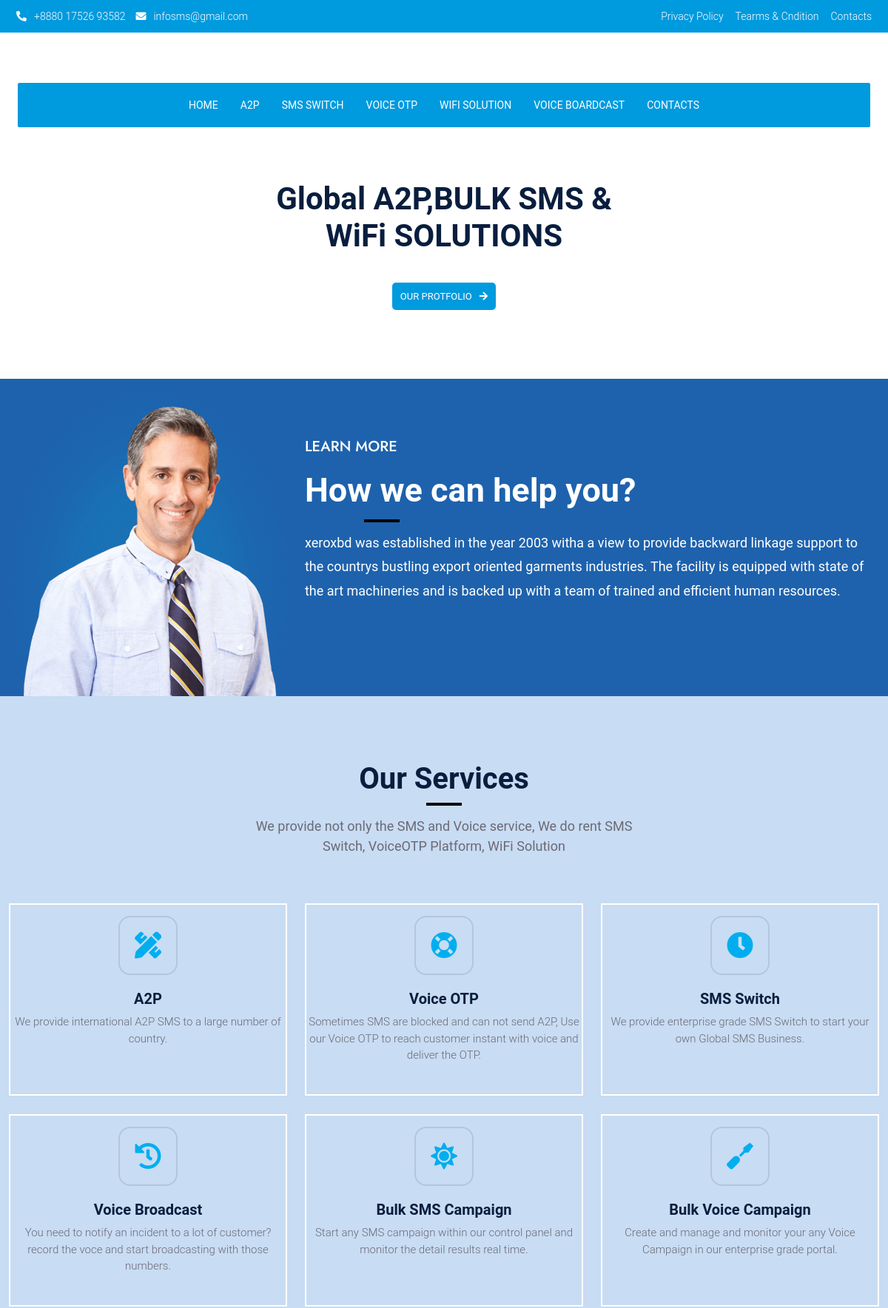
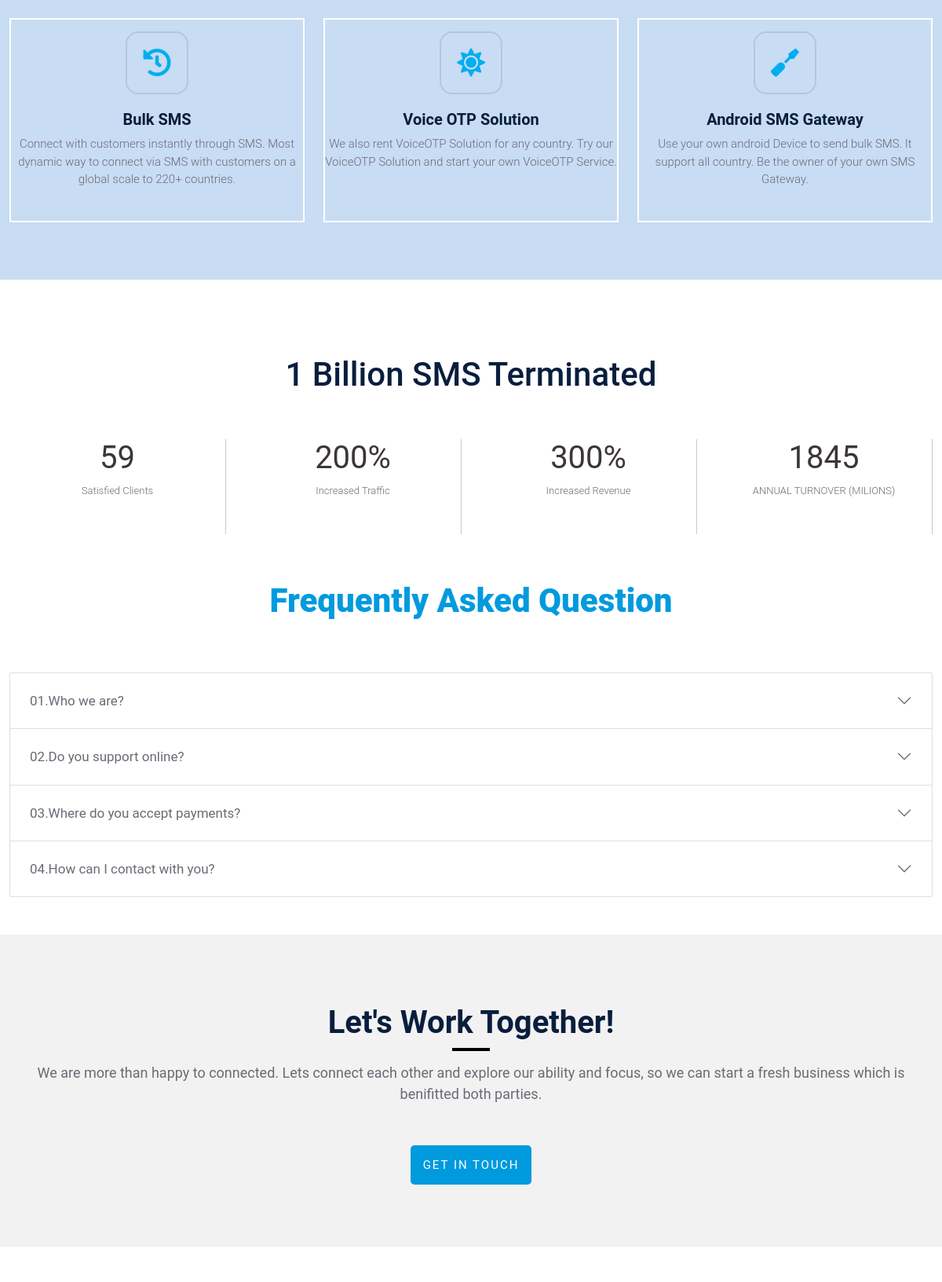
The page / (upper part) on the database its author committed (2 pictures, top to bottom).
### sms/models.py (models this page shows, shortened)
class Contact_information(models.Model):
    phone_no = models.CharField(null=True, max_length=20)
    email_address = models.EmailField(null=True, max_length=50)
    address = models.TextField(max_length=200, null=True)
    header_ph_no = models.CharField(null=True, max_length=20)
    header_email = models.EmailField(null=True, max_length=50)
    logo = models.ImageField(null=True, default="avatar.svg")
    class Meta:
        verbose_name_plural = "Contact Information"

class Home_body_content(models.Model):
    top_title1 = models.CharField(null=True, max_length=40)
    top_title2 = models.CharField(null=True, max_length=40)
    help_title = models.CharField(null=True, max_length=40)
    details = models.TextField(null=True)
    picture = models.ImageField(null=True, default="avatar.svg")
    bottom_title = models.CharField(null=True, max_length=50)
    bottom_details = models.CharField(null=True, max_length=200)
    class Meta:
        verbose_name_plural = "Home Body Content"

class Home_Service(models.Model):
    service_title = models.CharField(max_length=60, null=True)
    service_details = models.TextField(null=True)
    service_icone = models.CharField(max_length=60, null=True)
    class Meta:
        verbose_name_plural = "Home Services"

class Home_SMS_Terminated(models.Model):
    Terminated_title = models.CharField(max_length=48, null=True)
    Satisfied_Clients = models.CharField(max_length=7, null=True)
    Increased_Traffic = models.CharField(max_length=7, null=True)
    Increased_Revenue = models.CharField(max_length=7, null=True)
    ANNUAL_TURNOVER = models.CharField(max_length=7, null=True)
    class Meta:
        verbose_name_plural = "Home SMS Terminated"

class Home_Question(models.Model):
    question = models.CharField(max_length=150, null=True)
    answer = models.TextField(null=True)
    class Meta:
        verbose_name_plural = "Home Question"

### sms/views.py (the view)
# urls.py: path('', views.home, name="home"),
def home(request):
    homebody = Home_body_content.objects.all()[0:1]
    conntact = Contact_information.objects.all()[0:1]
    headQuater = Contact_Headquarter.objects.all()[0:1]
    homeTerminat = Home_SMS_Terminated.objects.all()[0:1]
    homeQuestion = Home_Question.objects.all()
    homeService = Home_Service.objects.all()
    context = {'homebody': homebody, 'conntact': conntact,
               'homeQuestion': homeQuestion,
               'homeService': homeService,
               'headQuater': headQuater,
               'homeTerminat': homeTerminat
               }
    return render(request, 'base/home.html', context)

### sms/templates/base/home.html (shortened to what this page needs)
{% extends 'main.html' %}
{% load static %}
{% block content %}
        <div class="container">
            <div class="row">
                <div class="col-md-12">
                    {% for homebody in homebody %}
                    <div class="slider-area">
                        <h2>{{homebody.top_title1}} <br>{{homebody.top_title2}}</h2>
                    <div class="sl">
                        <a href="#" class="slider-bt">Our Protfolio<i class="fas fa-arrow-right"></i></a>
                    </div>
                    </div>
                    {% endfor %}
                </div>
            </div>
        </div>
        <section class="bg">
            <div class="container">
                {% for homebody in homebody %}
                <div class="row">
                    <div class="col-md-4">
                      <div class="hero-img">
                          <img src="{{homebody.picture.url}}" alt="">
                      </div>
                    </div>
                    <div class="col-md-8">
                        <div class="hero-area">
                            <h4>LEARN MORE</h4>
                            <h1 class="hero-underline">{{homebody.help_title}}</h1>
                            <p>{{homebody.details}}</p>
                        </div>
                    </div>
                </div>
                {% endfor %}
            </div>
        </section>
    <section class="service-section">
        <div class="container pb-5">
        <div class="row">
            <div class="col-md-12">
                <div class="service-heading py-lg-5">
                    <h1 class="service-underline">Our Services</h1>
                    <p>We provide not only the SMS and Voice service, We do rent SMS <br> Switch, VoiceOTP Platform, WiFi Solution</p>
                </div>
            </div>
        </div>
        <div class="row">
            {% for homeservice in homeService %}
            <div class="col-md-4">
                <div class="service-icon">
                    <i class="fas {{homeservice.service_icone}}"></i>
                    <div class="service-sec text-center">
                        <h4>{{homeservice.service_title}}</h4>
                        <p>{{homeservice.service_details}}</p>
                    </div>
                </div>
            </div>
            {% endfor %}
        </div>
    </div>
    </section>
    <div class="container">
        {% for homeTerminat in homeTerminat %}
        <div class="row mt-5">
            <div class="col-md-12">
                <div class="employment-history text-center mt-5">
                    <h1>{{homeTerminat.Terminated_title}}</h1>
                </div>
            </div>
            </div>
            <div class="row py-5">
                <div class="col-md-3">
                    <div class="complete-line">
                        <div class="complete text-center">
                        <h1>{{homeTerminat.Satisfied_Clients}}</h1>
                        <p>Satisfied Clients</p>
                    </div>
                    </div>
                </div>
                <div class="col-md-3">
                    <div class="complete text-center">
                        <h1>{{homeTerminat.Increased_Traffic}}</h1>
                        <p>Increased Traffic</p>
                    </div>
                </div>
                <div class="col-md-3">
                    <div class="complete text-center">
                        <h1>{{homeTerminat.Increased_Revenue}}</h1>
                        <p>Increased Revenue</p>
                    </div>
                </div>
                <div class="col-md-3">
                    <div class="complete text-center">
                        <h1>{{homeTerminat.ANNUAL_TURNOVER}}</h1>
                        <p>ANNUAL TURNOVER (MILIONS)</p>
                    </div>
                </div>
            </div>
        </div>
        {% endfor %}
    <section class="mb-5">
        <div class="container">
            <div class="row">
                <div class="col-md-12">
                    <div class="faq-head">
                        <h1 class="faq-area">Frequently Asked Question</h1>
                    </div>
                    <div class="faq__content mb-30">
                        <div class="accordion" id="accordionExample">
                            {% for question in homeQuestion %}
                                <div class="accordion-item">
                                    <h2 class="accordion-header" id="heading{{question.id}}">
                                        <button class="accordion-button collapsed" type="button" data-bs-toggle="collapse" data-bs-target="#collapse{{question.id}}" aria-expanded="false" aria-controls="collapse{{question.id}}">
                                            <span>0{{question.id}}. </span> {{question.question}}
                                        </button>
                                    </h2>
                                </div>
                            {% endfor %}
                        </div>
                  </div>
                </div>
            </div>
        </div>
    </section>
    <section class="news-are">
        <div class="container">
            {% for homebody in homebody %}
            <div class="row">
                <div class="service-heading py-lg-5">
                    <h1 class="news-underline">{{homebody.bottom_title}}</h1>
                    <p>{{homebody.bottom_details}}</p>
                </div>
                <div class="lets text-center">
                    <a href="{% url 'contact' %}">GET IN TOUCH</a>
                </div>
            </div>
            {% endfor %}
        </div>
    </section>
{% endblock %}

### templates/header.html (shortened to what this page needs)
{% load static %}
     {% for conntact in conntact %}
    <section class="b-bac">
            <section class="head-top-bg">
                <div class="container">
                    <div class="row">
                        <div class="col-md-6">
                            <div class="head-top-ll">
                                <a href="#"><i class="fas fa-phone-alt"></i>{{conntact.header_ph_no}}</a>
                                <a href="#"><i class="fas fa-envelope"></i>{{conntact.header_email}}</a>
                            </div>
                        </div>
                        <div class="col-md-6">
                            <div class="head-top-rr text-end">
                                    <a href="#">Privacy Policy</a>
                                    <a href="#">Tearms & Cndition</a>
                                    <a href="{% url 'contact' %}">Contacts</a>
                                </div>
                        </div>
                    </div>
                </div>
            </section>
            <section class="top-bg">
            <div class="container">
                <div class="row gx-0">
                    <div class="col-md-12 text-center">
                        <div class="align-items-center">
                        </div>
                    </div>
                </div>
            </div>
    </section>
    {% endfor %}
        <div class="container-fluid navbar navbar-expand-lg navbar-light py-lg-0 sticky">
            <nav class="container">
                <div class="collapse navbar-collapse justify-content-between text-white" id="navbarCollapse">
                    <div class="navbar-nav m-auto py-0">
                        <a href="{% url 'home' %}" class="nav-item nav-link">Home</a>
                        <div class="nav-item dropdown">
                            <a href="{% url 'a2p' %}" class="nav-link dropdown-toggle">A2P</a>
                        </div>
                        <div class="nav-item dropdown">
                            <a href="{% url 'sms-switch' %}" class="nav-link dropdown-toggle">SMS Switch</a>
                        </div>
                        <div class="nav-item dropdown">
                            <a href="{% url 'voiceotp' %}" class="nav-link dropdown-toggle">Voice OTP</a>
                        </div>
                        <div class="nav-item dropdown">
                            <a href="{% url 'wifisolution' %}" class="nav-link dropdown-toggle">WiFi Solution</a>
                        </div>
                        <div class="nav-item dropdown">
                            <a href="{% url 'boardcast' %}" class="nav-link dropdown-toggle">Voice Boardcast</a>
                        </div>
                        <div class="nav-item dropdown">
                            <a href="{% url 'contact' %}" class="nav-link dropdown-toggle">Contacts</a>
                        </div>
                    </div>
                </div>
            </nav>
        </div>
    </section>

### rows shown on the page
Contact_information: header_ph_no "+8880 17526 93582", header_email "infosms@gmail.com"
Home_body_content: top_title1 "Global A2P,BULK SMS &", top_title2 "WiFi SOLUTIONS", picture (picture), help_title "How we can help you?", details "xeroxbd was established in the year 2003 witha a view to provide backward linkage support to the countrys bustling export oriented garments industries. The facility is equipped with state of the art machineries and is backed up with a team of trained and efficient human resources.", bottom_title "Let's Work Together!", bottom_details "We are more than happy to connected. Lets connect each other and explore our ability and focus, so we can start a fresh business which is benifitted both parties."
Home_Service: service_title "A2P", service_details "We provide international A2P SMS to a large number of country."
Home_Service: service_title "Voice OTP", service_details "Sometimes SMS are blocked and can not send A2P, Use our Voice OTP to reach customer instant with voice and deliver the OTP."
Home_Service: service_title "SMS Switch", service_details "We provide enterprise grade SMS Switch to start your own Global SMS Business."
Home_Service: service_title "Voice Broadcast", service_details "You need to notify an incident to a lot of customer? record the voce and start broadcasting with those numbers."
Home_Service: service_title "Bulk SMS Campaign", service_details "Start any SMS campaign within our control panel and monitor the detail results real time."
Home_Service: service_title "Bulk Voice Campaign", service_details "Create and manage and monitor your any Voice Campaign in our enterprise grade portal."
Home_Service: service_title "Bulk SMS", service_details "Connect with customers instantly through SMS. Most dynamic way to connect via SMS with customers on a global scale to 220+ countries."
Home_Service: service_title "Voice OTP Solution", service_details "We also rent VoiceOTP Solution for any country. Try our VoiceOTP Solution and start your own VoiceOTP Service."
Home_Service: service_title "Android SMS Gateway", service_details "Use your own android Device to send bulk SMS. It support all country. Be the owner of your own SMS Gateway."
Home_SMS_Terminated: Terminated_title "1 Billion SMS Terminated", Satisfied_Clients "59", Increased_Traffic "200%", Increased_Revenue "300%", ANNUAL_TURNOVER "1845"
Home_Question: id "1", question "Who we are?"
Home_Question: id "2", question "Do you support online?"
Home_Question: id "3", question "Where do you accept payments?"
Home_Question: id "4", question "How can I contact with you?"
